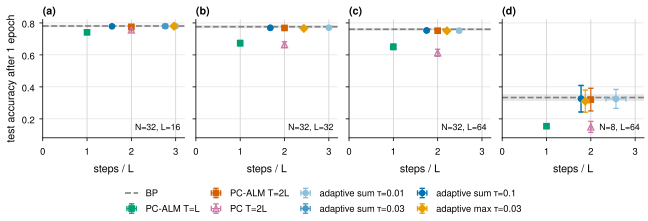

Write the Python code that produced this figure.
"""Test accuracy vs. mean inference steps per batch, one panel per (N, L) cell.

Regenerate: uv run --no-project --with matplotlib --with numpy python acc-vs-steps.py
"""

import json
import os

import numpy as np
from orx_figstyle import (
    BASELINE,
    MUTED,
    PALETTE,
    WIDE,
    family,
    figure_grid,
    panel_labels,
    save,
    use_style,
)

RUNS = "/Users/sidvivek/.local/share/openresearch/files/augmented-lagrangian-predictive-coding/runs"
CELLS = [(32, 16), (32, 32), (32, 64), (8, 64)]

ADAPTIVE_SUM_TAUS = [0.01, 0.03, 0.1]
ADAPTIVE_MAX_TAU = 0.03


def tag(n, l, variant):
    return f"fashion_relu_n{n}_l{l}_{variant}"


def load_aggregate(n, l, variant):
    path = os.path.join(RUNS, tag(n, l, variant), "aggregate.json")
    if not os.path.exists(path):
        return None
    with open(path) as handle:
        return json.load(handle)


def main():
    use_style()
    fig, axes = figure_grid(1, 4, width=WIDE, ratio=0.34, sharey=True)

    sum_colors = family("blue", len(ADAPTIVE_SUM_TAUS))
    max_color = PALETTE["orange"]

    handles, labels = [], []

    for i, (n, l) in enumerate(CELLS):
        ax = axes[i]
        ax.axvline(1, color=MUTED, linewidth=0.6, zorder=0)
        ax.axvline(2, color=MUTED, linewidth=0.6, zorder=0)
        ax.axvline(3, color=MUTED, linewidth=0.6, zorder=0)

        # BP: horizontal dashed line with a shaded +/- std band.
        bp = load_aggregate(n, l, "bp")
        if bp is not None:
            mean = bp["final_test_acc_mean"]
            std = bp["final_test_acc_std"]
            (line,) = ax.plot(
                [0, 3.2], [mean, mean],
                linestyle="--", color=BASELINE, linewidth=1.2, zorder=2,
            )
            ax.fill_between([0, 3.2], mean - std, mean + std, color=BASELINE, alpha=0.18, linewidth=0)
            if "BP" not in labels:
                handles.append(line)
                labels.append("BP")

        # Fixed-budget PC-ALM T=L, T=2L: filled squares.
        for variant, mk_label in (("pcalm_L", "PC-ALM T=L"), ("pcalm_2L", "PC-ALM T=2L")):
            agg = load_aggregate(n, l, variant)
            if agg is None:
                continue
            x = agg["mean_inf_steps_mean"] / l
            xerr = agg["mean_inf_steps_std"] / l
            y = agg["final_test_acc_mean"]
            yerr = agg["final_test_acc_std"]
            h = ax.errorbar(
                x, y, xerr=xerr, yerr=yerr,
                marker="s", color=PALETTE["green"] if variant == "pcalm_L" else PALETTE["red"],
                linestyle="none", markersize=4, capsize=2, elinewidth=0.8, zorder=3,
            )
            if mk_label not in labels:
                handles.append(h)
                labels.append(mk_label)

        # PC T=2L: open triangle.
        agg = load_aggregate(n, l, "pc_2L")
        if agg is not None:
            x = agg["mean_inf_steps_mean"] / l
            xerr = agg["mean_inf_steps_std"] / l
            y = agg["final_test_acc_mean"]
            yerr = agg["final_test_acc_std"]
            h = ax.errorbar(
                x, y, xerr=xerr, yerr=yerr,
                marker="^", markerfacecolor="none", markeredgecolor=PALETTE["purple"],
                color=PALETTE["purple"], linestyle="none", markersize=4.5, capsize=2,
                elinewidth=0.8, zorder=3,
            )
            if "PC T=2L" not in labels:
                handles.append(h)
                labels.append("PC T=2L")

        # Adaptive sum, 3 taus: filled circles, 3 shades of blue.
        for tau, color in zip(ADAPTIVE_SUM_TAUS, sum_colors):
            variant = f"adaptive_sum_tau{tau}_tmax3L"
            agg = load_aggregate(n, l, variant)
            if agg is None:
                continue
            x = agg["mean_inf_steps_mean"] / l
            xerr = agg["mean_inf_steps_std"] / l
            y = agg["final_test_acc_mean"]
            yerr = agg["final_test_acc_std"]
            h = ax.errorbar(
                x, y, xerr=xerr, yerr=yerr,
                marker="o", color=color, linestyle="none", markersize=4, capsize=2,
                elinewidth=0.8, zorder=4,
            )
            lbl = f"adaptive sum τ={tau}"
            if lbl not in labels:
                handles.append(h)
                labels.append(lbl)

        # Adaptive max, tau=0.03: filled diamond, different hue.
        variant = f"adaptive_max_tau{ADAPTIVE_MAX_TAU}_tmax3L"
        agg = load_aggregate(n, l, variant)
        if agg is not None:
            x = agg["mean_inf_steps_mean"] / l
            xerr = agg["mean_inf_steps_std"] / l
            y = agg["final_test_acc_mean"]
            yerr = agg["final_test_acc_std"]
            h = ax.errorbar(
                x, y, xerr=xerr, yerr=yerr,
                marker="D", color=max_color, linestyle="none", markersize=4, capsize=2,
                elinewidth=0.8, zorder=4,
            )
            lbl = f"adaptive max τ={ADAPTIVE_MAX_TAU}"
            if lbl not in labels:
                handles.append(h)
                labels.append(lbl)

        ax.set_xlim(0, 3.2)
        ax.set_xlabel("steps / L")
        if i == 0:
            ax.set_ylabel("test accuracy after 1 epoch")
        ax.text(
            0.97, 0.05, f"N={n}, L={l}",
            transform=ax.transAxes, ha="right", va="bottom", fontsize=6.5,
        )

    panel_labels(axes)
    fig.legend(
        handles, labels, loc="outside lower center", ncol=4, frameon=False,
    )

    save(fig, "/Users/sidvivek/.local/share/openresearch/files/augmented-lagrangian-predictive-coding/adaptive-budget-phase1/figures/acc-vs-steps")


if __name__ == "__main__":
    main()
